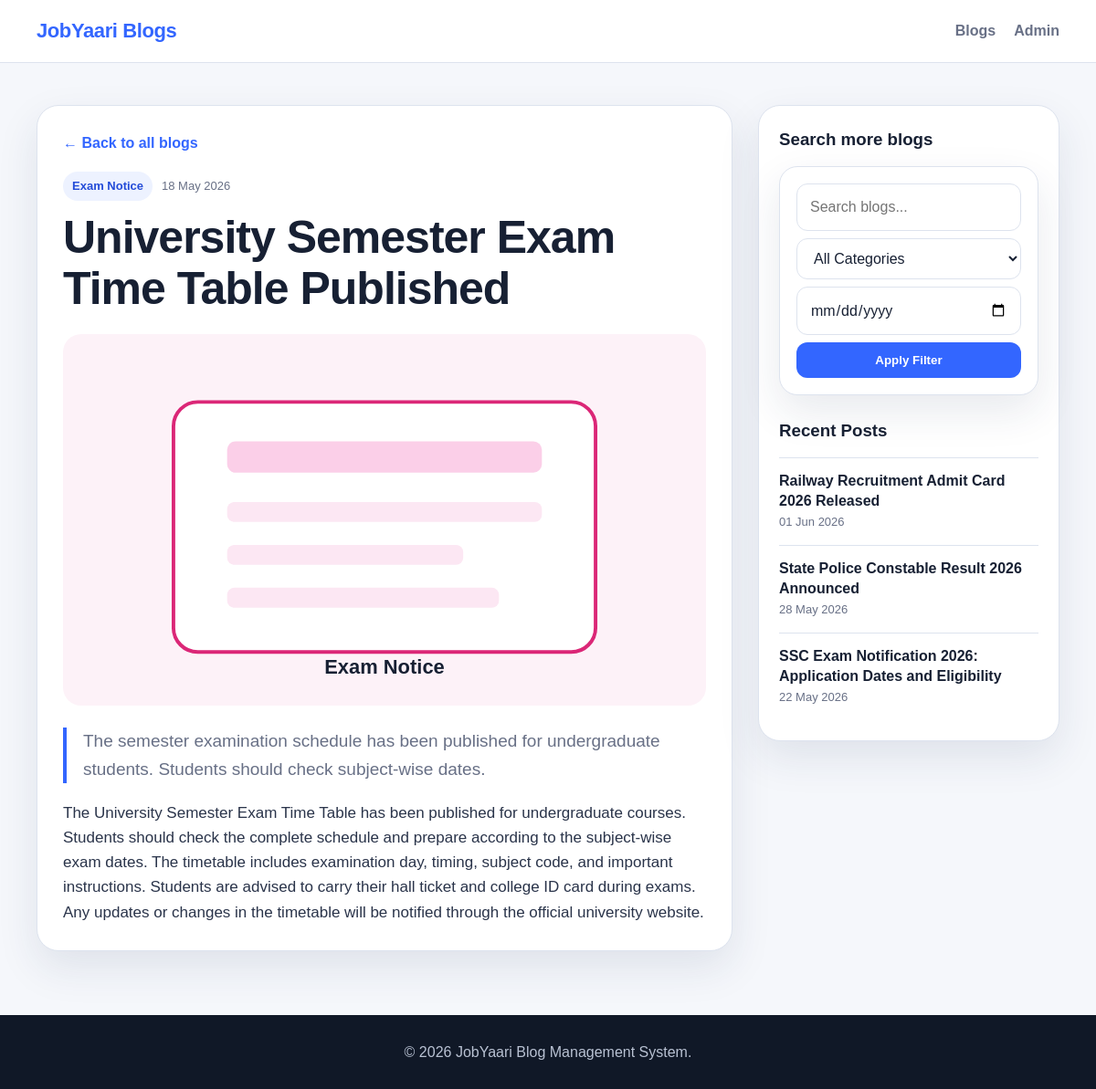
Screenshot of /blog.php?id=4 with the database file from the repository.
### tables this page shows
CREATE TABLE blogs (
    id INT AUTO_INCREMENT PRIMARY KEY,
    title VARCHAR(255) NOT NULL,
    short_description TEXT NULL,
    content LONGTEXT NOT NULL,
    category VARCHAR(100) NOT NULL,
    image_path VARCHAR(255) NULL,
    published_date DATE NOT NULL,
    created_at TIMESTAMP DEFAULT CURRENT_TIMESTAMP,
    updated_at TIMESTAMP DEFAULT CURRENT_TIMESTAMP ON UPDATE CURRENT_TIMESTAMP
);

### config/database.php (called while the page is built, shortened)
<?php
function e($value) {
    return htmlspecialchars((string) $value, ENT_QUOTES, 'UTF-8');
}

### blog.php (the view, shortened to what this page needs)
<?php
require_once __DIR__ . '/config/database.php';
$id = isset($_GET['id']) ? (int) $_GET['id'] : 0;
$stmt = $pdo->prepare("SELECT * FROM blogs WHERE id = :id LIMIT 1");
$stmt->execute([':id' => $id]);
$blog = $stmt->fetch();
$recentStmt = $pdo->prepare("SELECT id, title, published_date FROM blogs WHERE id != :id ORDER BY published_date DESC, id DESC LIMIT 4");
$recentStmt->execute([':id' => $id]);
$recentBlogs = $recentStmt->fetchAll();
?>
<!DOCTYPE html>
<html lang="en">
<head>
    <link rel="stylesheet" href="assets/css/style.css">
</head>
<body>
    <header class="site-header">
        <nav class="navbar container">
            <a class="brand" href="index.php">JobYaari Blogs</a>
            <div class="nav-links">
                <a href="index.php">Blogs</a>
                <a href="admin/login.php">Admin</a>
            </div>
        </nav>
    </header>
    <main class="container detail-layout">
        <?php if (!$blog): ?>
            <section class="empty-state single-empty">
                <h1>Blog not found</h1>
                <p>The blog you are looking for may have been removed.</p>
                <a href="index.php" class="primary-btn">Back to Blogs</a>
            </section>
        <?php else: ?>
            <article class="blog-detail">
                <a href="index.php" class="back-link">← Back to all blogs</a>
                <div class="blog-meta detail-meta">
                    <span class="tag"><?= e($blog['category']) ?></span>
                    <span><?= date('d M Y', strtotime($blog['published_date'])) ?></span>
                </div>
                <h1><?= e($blog['title']) ?></h1>
                <img src="<?= e($blog['image_path'] ?: 'assets/images/blog-default.svg') ?>" alt="<?= e($blog['title']) ?>" class="detail-image">
                <p class="lead-text"><?= e($blog['short_description']) ?></p>
                <div class="content-body">
                    <?= nl2br(e($blog['content'])) ?>
                </div>
            </article>
            <aside class="sidebar-card">
                <h3>Search more blogs</h3>
                <form action="index.php" method="GET" class="sidebar-search">
                    <input type="text" name="search" placeholder="Search blogs...">
                    <select name="category">
                        <option value="">All Categories</option>
                    </select>
                    <input type="date" name="date">
                    <button type="submit" class="primary-btn full-width">Apply Filter</button>
                </form>
                <div class="recent-posts">
                    <h3>Recent Posts</h3>
                    <?php foreach ($recentBlogs as $recent): ?>
                        <a href="blog.php?id=<?= (int) $recent['id'] ?>" class="recent-link">
                            <strong><?= e($recent['title']) ?></strong>
                            <span><?= date('d M Y', strtotime($recent['published_date'])) ?></span>
                        </a>
                    <?php endforeach; ?>
                </div>
            </aside>
        <?php endif; ?>
    </main>
    <footer class="footer">
        <div class="container">
            <p>© <?= date('Y') ?> JobYaari Blog Management System.</p>
        </div>
    </footer>
</body>
</html>

### assets/css/style.css (style rules this page uses)
:root { --bg: #f5f7fb; --card: #ffffff; --text: #172033; --muted: #687086; --primary: #3366ff; --primary-dark: #244cd8; --soft-primary: #edf2ff; --border: #dde3ee; --danger: #e63946; --success: #1f9d55; --shadow: 0 18px 45px rgba(34, 50, 84, 0.10); }
* { box-sizing: border-box; }
body { margin: 0; font-family: Arial, Helvetica, sans-serif; background: var(--bg); color: var(--text); line-height: 1.6; }
a { color: inherit; text-decoration: none; }
img { max-width: 100%; display: block; }
.container { width: min(1120px, calc(100% - 32px)); margin: 0 auto; }
.site-header { background: rgba(255, 255, 255, 0.92); border-bottom: 1px solid var(--border); position: sticky; top: 0; z-index: 10; backdrop-filter: blur(12px); }
.navbar { min-height: 68px; display: flex; align-items: center; justify-content: space-between; gap: 16px; }
.brand { font-size: 22px; font-weight: 800; letter-spacing: -0.4px; color: var(--primary); }
.nav-links { display: flex; align-items: center; gap: 20px; font-weight: 700; color: var(--muted); }
.filter-card, .sidebar-search { background: var(--card); border: 1px solid var(--border); border-radius: 20px; padding: 18px; box-shadow: var(--shadow); }
.field, .sidebar-search { display: flex; flex-direction: column; gap: 8px; }
input, select, textarea { width: 100%; border: 1px solid var(--border); border-radius: 12px; padding: 12px 14px; font: inherit; color: var(--text); background: #fff; outline: none; transition: border-color 0.2s, box-shadow 0.2s; }
.primary-btn, .secondary-btn, .danger-btn, .success-btn { display: inline-flex; align-items: center; justify-content: center; border: 0; border-radius: 12px; padding: 12px 16px; font-weight: 800; cursor: pointer; transition: transform 0.2s, box-shadow 0.2s, background 0.2s; }
.primary-btn { background: var(--primary); color: white; }
.full-width { width: 100%; }
.blog-meta { display: flex; align-items: center; justify-content: space-between; gap: 10px; color: var(--muted); font-size: 13px; margin-bottom: 12px; }
.tag { background: var(--soft-primary); color: var(--primary-dark); padding: 6px 10px; border-radius: 999px; font-weight: 800; }
.read-more, .back-link { color: var(--primary); font-weight: 800; }
.detail-layout { display: grid; grid-template-columns: minmax(0, 1fr) 330px; gap: 28px; padding: 46px 0 70px; }
.blog-detail, .sidebar-card, .auth-card, .admin-card { background: var(--card); border: 1px solid var(--border); border-radius: 24px; box-shadow: var(--shadow); }
.blog-detail { padding: 28px; }
.detail-meta { justify-content: flex-start; margin-top: 18px; }
.blog-detail h1 { font-size: clamp(30px, 5vw, 50px); line-height: 1.12; margin: 0 0 22px; letter-spacing: -1px; }
.detail-image { width: 100%; max-height: 440px; object-fit: cover; border-radius: 20px; margin-bottom: 24px; }
.lead-text { font-size: 19px; color: var(--muted); border-left: 4px solid var(--primary); padding-left: 18px; }
.content-body { font-size: 17px; color: #2a344a; white-space: normal; }
.sidebar-card { height: fit-content; padding: 22px; position: sticky; top: 90px; }
.sidebar-card h3 { margin: 0 0 14px; }
.recent-posts { margin-top: 24px; }
.recent-link { display: block; padding: 14px 0; border-top: 1px solid var(--border); }
.recent-link strong { display: block; line-height: 1.35; }
.recent-link span { display: block; color: var(--muted); font-size: 13px; margin-top: 3px; }
.footer { padding: 28px 0; background: #101827; color: #b9c2d3; text-align: center; }
.footer p { margin: 0; }

### rows the page displays
blogs: category "Exam Notice", published_date "18 May 2026", title "University Semester Exam Time Table Published", image_path (picture), short_description "The semester examination schedule has been published for undergraduate students. Students should check subject-wise dates.", content "The University Semester Exam Time Table has been published for undergraduate courses. Students should check the complete schedule and prepare according to the subject-wise exam dates. The timetable includes examination day, timing, subject code, and important instructions. Students are advised to carry their hall ticket and college ID card during exams. Any updates or changes in the timetable will be notified through the official university website."
blogs: title "Railway Recruitment Admit Card 2026 Released", published_date "01 Jun 2026"
blogs: title "State Police Constable Result 2026 Announced", published_date "28 May 2026"
blogs: title "SSC Exam Notification 2026: Application Dates and Eligibility", published_date "22 May 2026"
